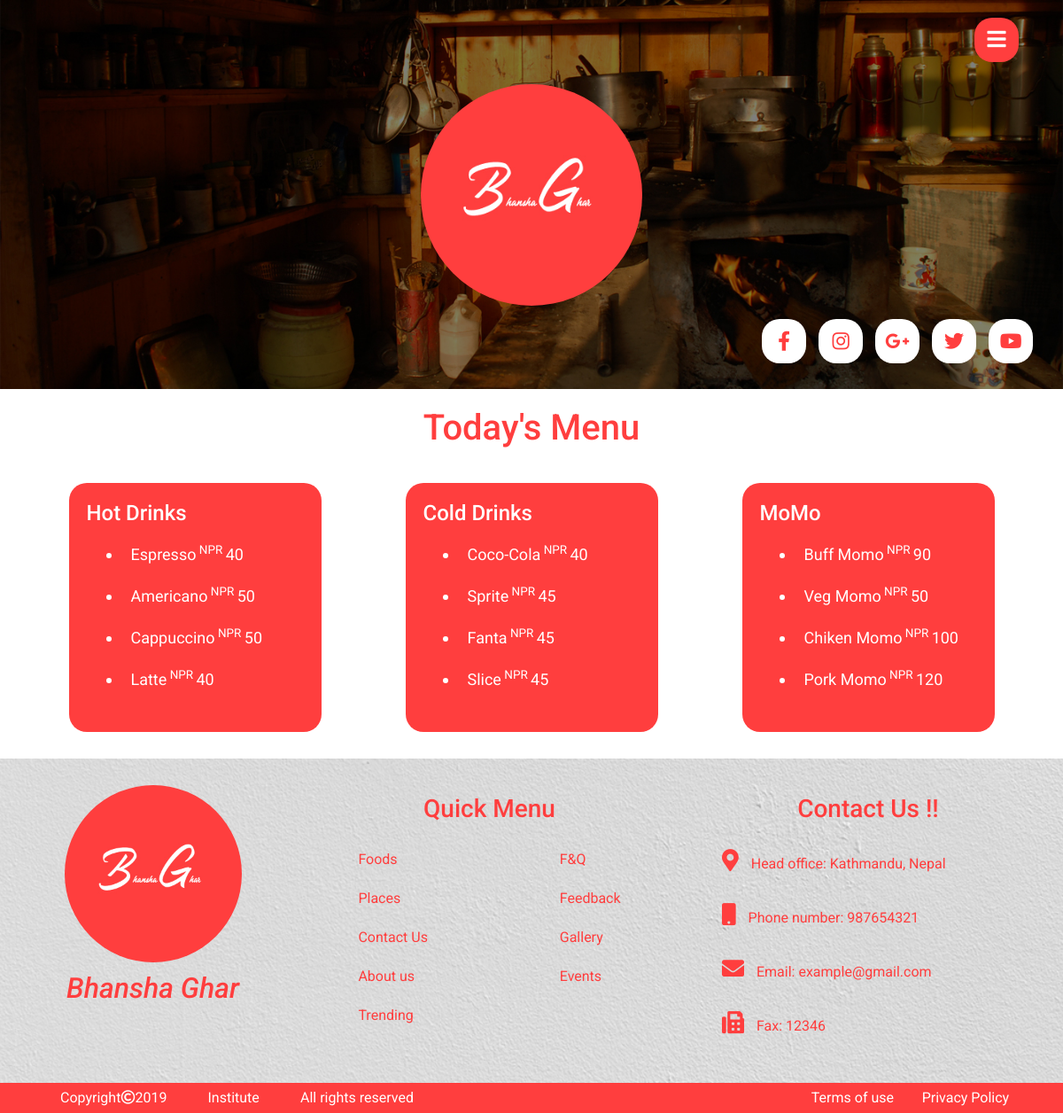
Page /menu.php on the committed database.
### tables this page shows
CREATE TABLE `menu` (
  `id` int(11) NOT NULL,
  `title` varchar(500) NOT NULL,
  `price` varchar(500) NOT NULL,
  `image` varchar(500) NOT NULL,
  `blurb` text NOT NULL,
  `type` varchar(500) NOT NULL
);

### includes/array.php (called while the page is built, shortened)
<?php
    include_once('assets_back/array.class.php');
    $menu_hot = new menu('hot drinks');
    $menu_soft = new menu('soft drinks');
    $menu_momo = new menu('momo');
    $menuItem = $menu_hot->select();
    $menuItem2 = $menu_soft->select();
    $menuItem3 = $menu_momo->select();
?>

### assets_back/array.class.php (called while the page is built)
<?php
include_once('connection_db.class.php');
class menu extends db{
    private $type;
    public function __construct($type){
        $this->type=$type;
    }
    public function select(){
        $sql = "select * from menu where type='$this->type'";
        $result = $this->connect()->query($sql);
        $numrows = $result->num_rows;
        if ($numrows>0){
            $menu_array = array();
            while($row = $result->fetch_assoc()){
                $id=$row['id'];
                $title=$row['title'];
                $price=$row['price'];
                $image=$row['image'];
                $blurb=$row['blurb'];
                $item_array=array();
                $item_array['id']=$id;
                $item_array['title']=$title;
                $item_array['price']=$price;
                $item_array['img']=$image;
                $item_array['blurb']=$blurb;
                $menu_array[$title]=$item_array;
            }
        }
        else{
            echo "There is no  menu items of type ".$this->type;
        }
       return $menu_array;
    }
}
?>

### assets_back/connection_db.class.php (called while the page is built, shortened)
<?php
class db {
    public function connect(){
        $this->username = "root";
        $this->password = "";
        $this->servername = "localhost";
        $this->dbname = "bhansaghar";
        $conn = new mysqli($this->servername, $this->username, $this->password,$this->dbname);
        return $conn;
    }
}
?>

### menu.php (the view, shortened to what this page needs)
<?php
    include('includes/header.php');
?>
<section class="menu">
    <div class="container">
        <h1 class="text-center">Today's Menu</h1>
        <div class="row d-flex justify-content-around flex-wrap">
            <div class="menu-box col-sm-12 col-md-3">
                <h4>Hot Drinks</h4>
                <ul>
                    <?php foreach($menuItem as $coffee => $item) { ?>
                        <li class="center"><a href="food.php?item=<?php echo $item['id']; ?>"><?php echo $item['title'] ?></a><sup> NPR </sup><?php echo $item['price'] ?></li>
                    <?php } ?>
                </ul>
            </div>
            <div class="menu-box col-sm-12 col-md-3">
                <h4>Cold Drinks</h4>
                <ul>
                    <?php foreach($menuItem2 as $drink => $item) { ?>
                        <li class="center"><a href="food.php?item=<?php echo $item['id']; ?>"><?php echo $item['title'] ?></a><sup> NPR </sup><?php echo $item['price'] ?></li>
                    <?php } ?>
                </ul>
            </div>
            <div class="menu-box col-sm-12 col-md-3">
                <h4>MoMo</h4>
                <ul>
                    <?php foreach($menuItem3 as $momo => $item) { ?>
                        <li class="center"><a href="food.php?item=<?php echo $item['id']; ?>"><?php echo $item['title'] ?></a><sup> NPR </sup><?php echo $item['price'] ?></li>
                    <?php } ?>
                </ul>
            </div>
        </div>
    </div>
</section>
<?php include('includes/footer.php') ?>

### assets_front/css/custom.css (style rules this page uses)
body { background-color: #ffffff; color: #000000; -webkit-box-sizing: border-box; box-sizing: border-box; font-family: 'Roboto', sans-serif; }
a, a:hover, a:visited, a:focus { text-decoration: none; color: inherit; }
a { -webkit-transition: 0.5s; transition: 0.5s; }
.menu h1 { color: #ff3e3e; padding: 20px; }
.menu .menu-box { background: #ff3e3e; color: white; padding: 20px; border-radius: 20px; margin: 10px; }
.menu .menu-box ul li { padding: 10px; font-size: 18px; }

### rows in the picture
menu: title "Espresso", price "40"
menu: title "Americano", price "50"
menu: title "Cappuccino", price "50"
menu: title "Latte", price "40"
menu: title "Coco-Cola", price "40"
menu: title "Sprite", price "45"
menu: title "Fanta", price "45"
menu: title "Slice", price "45"
menu: title "Buff Momo", price "90"
menu: title "Veg Momo", price "50"
menu: title "Chiken Momo", price "100"
menu: title "Pork Momo", price "120"
